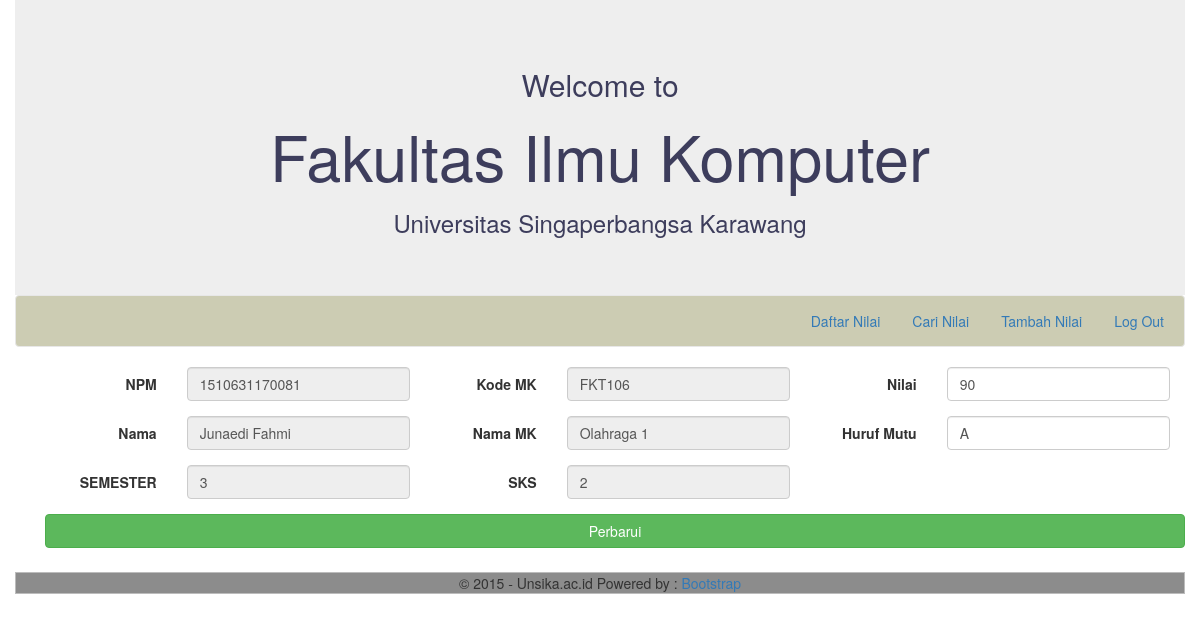
Screenshot of /edit_nilai.php?id=3 (signed in) with the database file from the repository.
### tables this page shows
CREATE TABLE `data_nilai` (
  `id` int(11) NOT NULL,
  `npm` varchar(15) NOT NULL,
  `kode_mk` varchar(10) NOT NULL,
  `nilai` float NOT NULL
);

CREATE TABLE `data_mhs` (
  `email` varchar(50) NOT NULL,
  `password` varchar(255) NOT NULL,
  `nama` varchar(50) NOT NULL,
  `npm` varchar(15) NOT NULL,
  `smt_aktif` int(11) NOT NULL,
  `tanggalahir` date NOT NULL,
  `catatan` varchar(255) NOT NULL
);

CREATE TABLE `data_mk` (
  `smester` int(11) NOT NULL,
  `kode` char(20) NOT NULL,
  `nama_mk` varchar(50) NOT NULL,
  `sks` int(11) NOT NULL,
  `deskripsi` varchar(100) NOT NULL
);

### util_function.php (called while the page is built, shortened)
<?php
$serverName = "localhost";
$username = "root";
$password = "";
$dbName = "data_krs";
$conn = new mysqli($serverName,$username,$password,$dbName);
function getData($q){
    global $conn;
    $idx = 0;
    $data = array();
    $result = $conn->query($q) or die($conn->error);
    while($row = $result->fetch_assoc()){
        $data[$idx] = $row;
        $idx++;
    }
    return $data;
}
?>

### edit_nilai.php (the view, shortened to what this page needs)
<?php
include_once("open_resources.php");
?>
<?=$header?>
<div class="container">
	<?php
		$q = $_GET['id'];
		$q = "SELECT nilai,kode_mk,nama_mk,sks,data_nilai.npm,smt_aktif, nama
					FROM data_nilai,data_mhs,data_mk WHERE id=$q
					AND data_nilai.npm = data_mhs.npm
					AND data_nilai.kode_mk = data_mk.kode
		";
		$data = getData($q)[0];
	?>
	<div class="container">
<form class='form form-horizontal' method='post' action="event_handler.php">
    <div class='col-sm-4'>
	    <div class='form-group'>
			<label for='namamhs' class='col-sm-4 control-label'>NPM</label>
			<div class='col-sm-8'>
				<input type='text' class='form-control' id='npm' name='npm'required value="<?=$data['npm']?>" readonly>
			</div>
			</div>
				<div class='form-group'>
					<label for='NPM' class='col-sm-4 control-label'>Nama</label>
					<div class='col-sm-8'>
						<input type='text' class='form-control' id='nama' name='nama' value="<?=$data['nama']?>" readonly>
					</div>
				</div>
				<div class='form-group'>
					<label for='namamhs' class='col-sm-4 control-label'>SEMESTER</label>
					<div class='col-sm-8'>
						<input type='number' class='form-control' id='smt' name='smt' min="1" max='8' value="<?=$data['smt_aktif']?>" readonly>
					</div>
				</div>
			</div>
			<div class='col-sm-4'>
				<div class='form-group'>
								<label for='namamhs' class='col-sm-4 control-label'>Kode MK</label>
								<div class='col-sm-8'>
								<input type='text' required class='form-control' id='kode_mk' name='kode_mk' value="<?=$data['kode_mk']?>" onkeyup="autoFillMK(this.value)" readonly>
								</div>
							</div>
							<div class='form-group'>
								<label for='namamhs' class='col-sm-4 control-label'>Nama MK</label>
								<div class='col-sm-8'>
								<input type='text' class='form-control' id='nama_mk' name='nama_mk' value="<?=$data['nama_mk']?>" readonly>
								</div>
							</div>
							<div class='form-group'>
								<label for='namamhs' class='col-sm-4 control-label'>SKS</label>
								<div class='col-sm-8'>
								<input type='number' min=1 max=8 class='form-control' id='sks' name='sks' value="<?=$data['sks']?>" readonly>
								</div>
							</div>
						</div>
            <div class='col-sm-4'>
							<div class='form-group'>
								<label for='namamhs' class='col-sm-4 control-label'>Nilai</label>
								<div class='col-sm-8'>
								<input type='number' step="0.01" min=0 max=100 class='form-control' id='nilai' onkeyup="hurufMutu(this.value)" name='nilai' value="<?=$data['nilai']?>" required>
								</div>
							</div>
							<div class='form-group'>
								<label for='namamhs' class='col-sm-4 control-label'>Huruf Mutu</label>
								<div class='col-sm-8'>
								<input type='text' class='form-control' id='hm' name='hm'>
								</div>
							</div>
						</div>
						<button class='btn btn-success btn-block' type="submit" name="edit" value="<?=$_GET['id']?>">Perbarui</button>
					</form>
</div>
</div>
<?=$footer?>

### rows the page displays
data_nilai: npm "1510631170081", nama "Junaedi Fahmi", smt "3", kode_mk "FKT106", nama_mk "Olahraga 1", sks "2", nilai "90"
